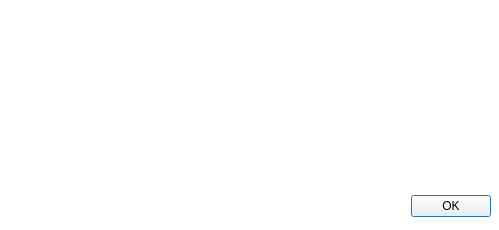
<?xml version="1.0" encoding="UTF-8"?>
<ui version="4.0">
 <class>FeedbackInformationView</class>
 <widget class="QDialog" name="FeedbackInformationView">
  <property name="geometry">
   <rect>
    <x>0</x>
    <y>0</y>
    <width>499</width>
    <height>230</height>
   </rect>
  </property>
  <property name="windowTitle">
   <string>IGN Espace collaboratif</string>
  </property>
  <property name="styleSheet">
   <string notr="true">background-color: rgb(255, 255, 255);</string>
  </property>
  <widget class="QDialogButtonBox" name="buttonBox">
   <property name="geometry">
    <rect>
     <x>390</x>
     <y>190</y>
     <width>101</width>
     <height>32</height>
    </rect>
   </property>
   <property name="orientation">
    <enum>Qt::Horizontal</enum>
   </property>
   <property name="standardButtons">
    <set>QDialogButtonBox::Ok</set>
   </property>
  </widget>
  <widget class="QTextBrowser" name="MessageTextBrowser">
   <property name="geometry">
    <rect>
     <x>150</x>
     <y>10</y>
     <width>341</width>
     <height>171</height>
    </rect>
   </property>
   <property name="frameShape">
    <enum>QFrame::NoFrame</enum>
   </property>
  </widget>
  <widget class="QLabel" name="logoGroup">
   <property name="geometry">
    <rect>
     <x>10</x>
     <y>10</y>
     <width>121</width>
     <height>141</height>
    </rect>
   </property>
   <property name="text">
    <string/>
   </property>
   <property name="pixmap">
    <pixmap>images/logo_IGN.png</pixmap>
   </property>
   <property name="scaledContents">
    <bool>true</bool>
   </property>
   <property name="openExternalLinks">
    <bool>true</bool>
   </property>
   <property name="textInteractionFlags">
    <set>Qt::NoTextInteraction</set>
   </property>
  </widget>
 </widget>
 <resources/>
 <connections>
  <connection>
   <sender>buttonBox</sender>
   <signal>accepted()</signal>
   <receiver>FeedbackInformationView</receiver>
   <slot>accept()</slot>
   <hints>
    <hint type="sourcelabel">
     <x>248</x>
     <y>254</y>
    </hint>
    <hint type="destinationlabel">
     <x>157</x>
     <y>274</y>
    </hint>
   </hints>
  </connection>
 </connections>
</ui>
